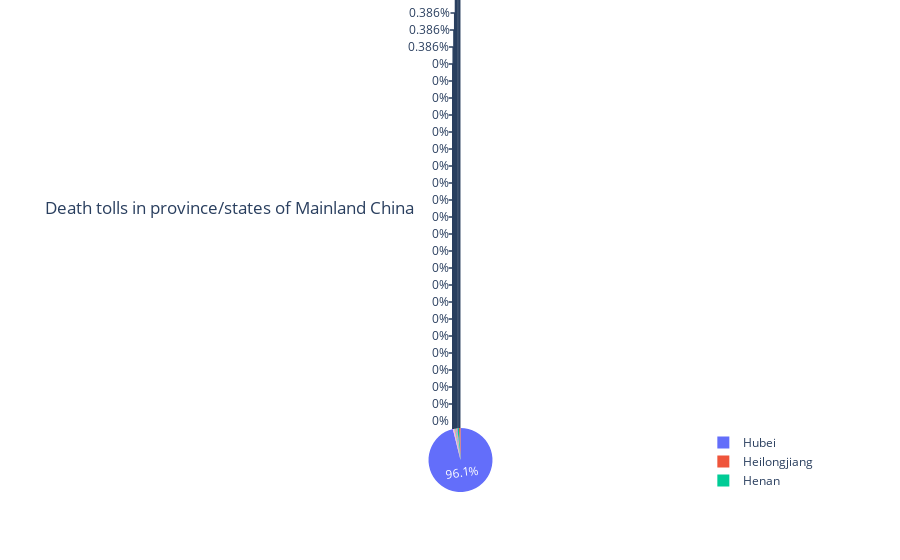

Here is the notebook cell this chart was saved with:
### Markdown cell above
**The highest deat tolls:**

### Code cell
percentage = pd.DataFrame(China.groupby('Province/State').sum()['Deaths']).reset_index()
fig = go.Figure(data= [go.Pie(labels= percentage['Province/State'], values= percentage.Deaths)])
fig.update_layout(title="Death tolls in province/states of Mainland China")
fig.show()

### Figure 1 — Plotly figure (JSON) as saved in the notebook; plotly's stock layout.template omitted (floating-point values rounded to 4 significant figures)
{"data": [{"labels": ["Anhui", "Beijing", "Chongqing", "Fujian", "Gansu", "Guangdong", "Guangxi", "Guizhou", "Hainan", "Hebei", "Heilongjiang", "Henan", "Hubei", "Hunan", "Inner Mongolia", "Jiangsu", "Jiangxi", "Jilin", "Liaoning", "Ningxia", "Qinghai", "Shaanxi", "Shandong", "Shanghai", "Shanxi", "Sichuan", "Tianjin", "Tibet", "Xinjiang", "Yunnan", "Zhejiang"], "type": "pie", "values": [0, 1, 1, 0, 0, 0, 0, 0, 1, 1, 2, 2, 249, 0, 0, 0, 0, 0, 0, 0, 0, 0, 0, 1, 0, 1, 0, 0, 0, 0, 0]}], "layout": {"title": {"text": "Death tolls in province/states of Mainland China"}}}
